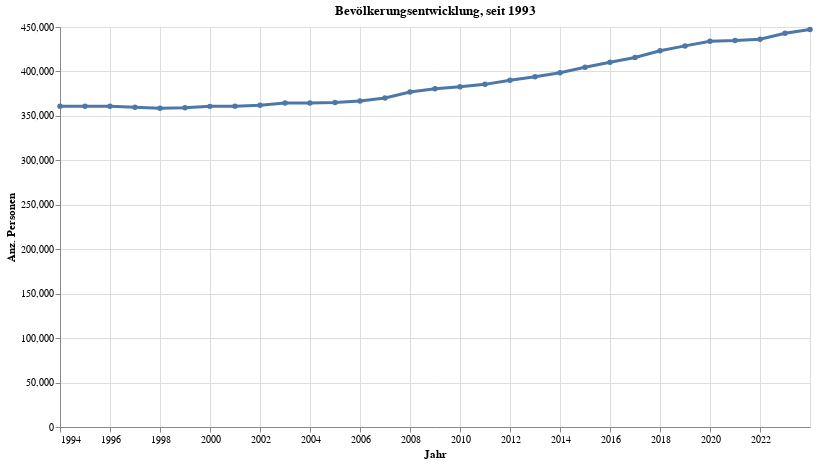

The notebook cell this image was saved under:
### Code cell
grafik1 = mypy_dv.plot_altair_multiline_highlight(
    data = myAgg1.reset_index().query('sum_WBev>30')
    ,x = 'StichtagDatJahr:T'
    ,x_beschriftung = 'Jahr'
    ,y = 'sum_WBev:Q'
    ,y_beschriftung = 'Anz. Personen'
    ,category = ''
    ,category_beschriftung= 'Legende:'
    ,warning_status = "ignore" #always or ignore
    ,myTitle="Bevölkerungsentwicklung, seit "+str(data2betested.index.year.min())
)
grafik1

### Figure 1 — Vega-Lite specification as saved in the notebook (floating-point values rounded to 4 significant figures)
{"config": {"view": {"continuousWidth": 300, "continuousHeight": 300}}, "layer": [{"mark": {"type": "circle"}, "encoding": {"opacity": {"value": 1.3}, "tooltip": [{"field": "StichtagDatJahr", "type": "temporal"}, {"field": "sum_WBev", "type": "quantitative"}], "x": {"axis": {"title": "Jahr"}, "field": "StichtagDatJahr", "type": "temporal"}, "y": {"axis": {"title": "Anz. Personen"}, "field": "sum_WBev", "type": "quantitative"}}, "name": "view_1", "title": "Bevölkerungsentwicklung, seit 1993"}, {"mark": {"type": "line"}, "encoding": {"size": {"condition": {"test": {"not": {"param": "param_1"}}, "value": 1.2}, "value": 3}, "tooltip": [{"field": "StichtagDatJahr", "type": "temporal"}, {"field": "sum_WBev", "type": "quantitative"}], "x": {"axis": {"title": "Jahr"}, "field": "StichtagDatJahr", "type": "temporal"}, "y": {"axis": {"title": "Anz. Personen"}, "field": "sum_WBev", "type": "quantitative"}}, "title": "Bevölkerungsentwicklung, seit 1993"}], "data": {"name": "data-2c771cc99a1256e0f3ecb880b81be100"}, "height": 400, "params": [{"name": "param_1", "select": {"type": "point", "fields": [""], "nearest": true, "on": "pointerover"}, "views": ["view_1"]}], "width": 750, "$schema": "https://vega.github.io/schema/vega-lite/v5.8.0.json", "datasets": {"data-2c771cc99a1256e0f3ecb880b81be100": [{"StichtagDatJahr": "2023-12-31T00:00:00", "sum_WBev": 447100.0}, {"StichtagDatJahr": "2022-12-31T00:00:00", "sum_WBev": 443000.0}, {"StichtagDatJahr": "2021-12-31T00:00:00", "sum_WBev": 436300.0}, {"StichtagDatJahr": "2020-12-31T00:00:00", "sum_WBev": 434700.0}, {"StichtagDatJahr": "2019-12-31T00:00:00", "sum_WBev": 434000.0}, {"StichtagDatJahr": "2018-12-31T00:00:00", "sum_WBev": 428700.0}, {"StichtagDatJahr": "2017-12-31T00:00:00", "sum_WBev": 423300.0}, {"StichtagDatJahr": "2016-12-31T00:00:00", "sum_WBev": 415700.0}, {"StichtagDatJahr": "2015-12-31T00:00:00", "sum_WBev": 410400.0}, {"StichtagDatJahr": "2014-12-31T00:00:00", "sum_WBev": 404800.0}, {"StichtagDatJahr": "2013-12-31T00:00:00", "sum_WBev": 398600.0}, {"StichtagDatJahr": "2012-12-31T00:00:00", "sum_WBev": 394000.0}, {"StichtagDatJahr": "2011-12-31T00:00:00", "sum_WBev": 390100.0}, {"StichtagDatJahr": "2010-12-31T00:00:00", "sum_WBev": 385500.0}, {"StichtagDatJahr": "2009-12-31T00:00:00", "sum_WBev": 382900.0}, {"StichtagDatJahr": "2008-12-31T00:00:00", "sum_WBev": 380500.0}, {"StichtagDatJahr": "2007-12-31T00:00:00", "sum_WBev": 376800.0}, {"StichtagDatJahr": "2006-12-31T00:00:00", "sum_WBev": 370100.0}, {"StichtagDatJahr": "2005-12-31T00:00:00", "sum_WBev": 366800.0}, {"StichtagDatJahr": "2004-12-31T00:00:00", "sum_WBev": 365000.0}, {"StichtagDatJahr": "2003-12-31T00:00:00", "sum_WBev": 364500.0}, {"StichtagDatJahr": "2002-12-31T00:00:00", "sum_WBev": 364600.0}, {"StichtagDatJahr": "2001-12-31T00:00:00", "sum_WBev": 362000.0}, {"StichtagDatJahr": "2000-12-31T00:00:00", "sum_WBev": 361000.0}, {"StichtagDatJahr": "1999-12-31T00:00:00", "sum_WBev": 360700.0}, {"StichtagDatJahr": "1998-12-31T00:00:00", "sum_WBev": 359100.0}, {"StichtagDatJahr": "1997-12-31T00:00:00", "sum_WBev": 358600.0}, {"StichtagDatJahr": "1996-12-31T00:00:00", "sum_WBev": 359600.0}, {"StichtagDatJahr": "1995-12-31T00:00:00", "sum_WBev": 360800.0}, {"StichtagDatJahr": "1994-12-31T00:00:00", "sum_WBev": 360800.0}, {"StichtagDatJahr": "1993-12-31T00:00:00", "sum_WBev": 360900.0}]}}
